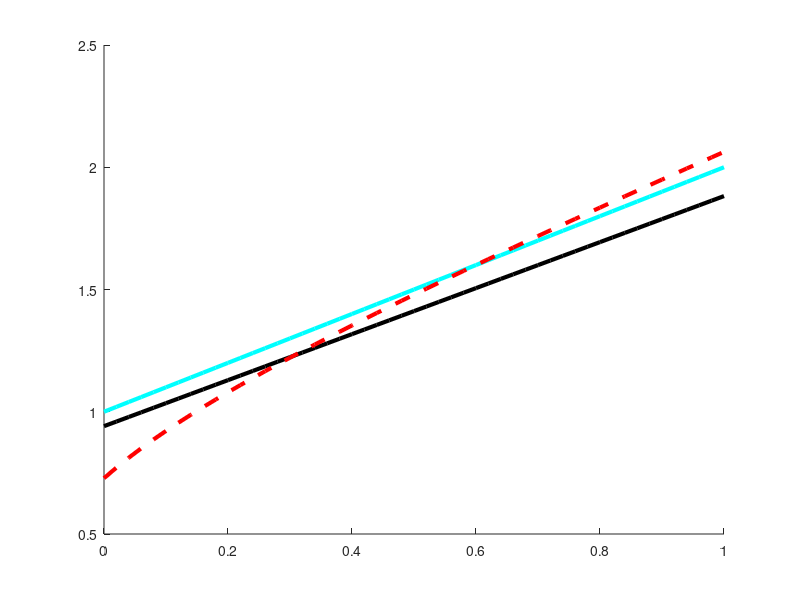

The MATLAB source for this figure:
clear
close all
clc

x = linspace(0,1,51)';
z_lofi = 1+x;
z_hifi = (1+x)/(1.2^(1/3));
z_update = load('z_update.txt');

figure,
hold on
plot(x, z_hifi, 'color', 'black', 'LineWidth', 3)
plot(x, z_lofi, 'color', 'cyan', 'LineWidth', 3)
plot(x,z_update,'--','LineWidth',3,'Color','red')
